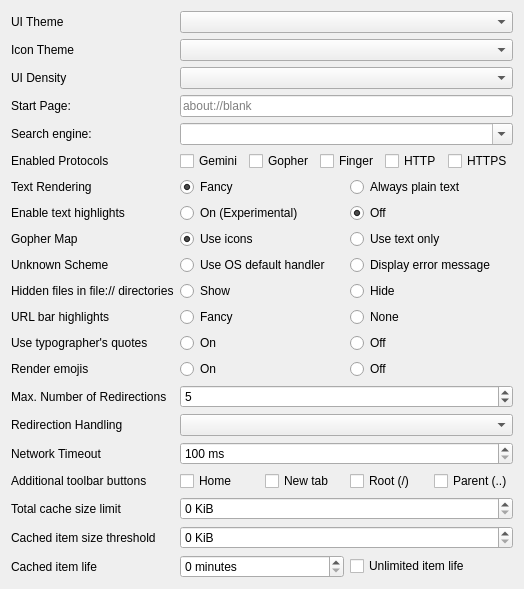
     <widget class="QWidget" name="generic">
      <attribute name="icon">
       <iconset theme="settings">
        <normaloff>.</normaloff>.</iconset>
      </attribute>
      <attribute name="title">
       <string>Generic</string>
      </attribute>
      <layout class="QFormLayout" name="formLayout">
       <item row="0" column="0">
        <widget class="QLabel" name="label_15">
         <property name="text">
          <string>UI Theme</string>
         </property>
        </widget>
       </item>
       <item row="0" column="1">
        <widget class="QComboBox" name="ui_theme"/>
       </item>
       <item row="1" column="0">
        <widget class="QLabel" name="label_34">
         <property name="text">
          <string>Icon Theme</string>
         </property>
        </widget>
       </item>
       <item row="1" column="1">
        <widget class="QComboBox" name="icon_theme"/>
       </item>
       <item row="2" column="0">
        <widget class="QLabel" name="label_1">
         <property name="text">
          <string>UI Density</string>
         </property>
        </widget>
       </item>
       <item row="2" column="1">
        <widget class="QComboBox" name="ui_density"/>
       </item>

       <item row="3" column="0">
        <widget class="QLabel" name="label_14">
         <property name="text">
          <string>Start Page:</string>
         </property>
        </widget>
       </item>
       <item row="3" column="1">
        <widget class="QLineEdit" name="start_page">
         <property name="placeholderText">
          <string>about://blank</string>
         </property>
        </widget>
       </item>
       <item row="4" column="0">
        <widget class="QLabel" name="label_40">
         <property name="text">
          <string>Search engine:</string>
         </property>
        </widget>
       </item>
       <item row="4" column="1">
        <widget class="QComboBox" name="search_engine">
         <property name="editable">
          <bool>true</bool>
         </property>
        </widget>
       </item>
       <item row="5" column="0">
        <widget class="QLabel" name="label_16">
         <property name="text">
          <string>Enabled Protocols</string>
         </property>
        </widget>
       </item>
       <item row="5" column="1">
        <layout class="QHBoxLayout" name="horizontalLayout">
         <item>
          <widget class="QCheckBox" name="enable_gemini">
           <property name="text">
            <string>Gemini</string>
           </property>
          </widget>
         </item>
         <item>
          <widget class="QCheckBox" name="enable_gopher">
           <property name="enabled">
            <bool>true</bool>
           </property>
           <property name="text">
            <string>Gopher</string>
           </property>
          </widget>
         </item>
         <item>
          <widget class="QCheckBox" name="enable_finger">
           <property name="enabled">
            <bool>true</bool>
           </property>
           <property name="text">
            <string>Finger</string>
           </property>
          </widget>
         </item>
         <item>
          <widget class="QCheckBox" name="enable_http">
           <property name="text">
            <string>HTTP</string>
           </property>
          </widget>
         </item>
         <item>
          <widget class="QCheckBox" name="enable_https">
           <property name="text">
            <string>HTTPS</string>
           </property>
          </widget>
         </item>
        </layout>
       </item>
       <item row="6" column="0">
        <widget class="QLabel" name="label_19">
         <property name="text">
          <string>Text Rendering</string>
         </property>
        </widget>
       </item>
       <item row="6" column="1">
        <layout class="QHBoxLayout" name="horizontalLayout_5">
         <item>
          <widget class="QRadioButton" name="fancypants_on">
           <property name="text">
            <string>Fancy</string>
           </property>
           <property name="checked">
            <bool>true</bool>
           </property>
           <attribute name="buttonGroup">
            <string notr="true">textRenderingBtnGroup</string>
           </attribute>
          </widget>
         </item>
         <item>
          <widget class="QRadioButton" name="fancypants_off">
           <property name="text">
            <string>Always plain text</string>
           </property>
           <attribute name="buttonGroup">
            <string notr="true">textRenderingBtnGroup</string>
           </attribute>
          </widget>
         </item>
        </layout>
       </item>
       <item row="7" column="0">
        <widget class="QLabel" name="label_18">
         <property name="text">
          <string>Enable text highlights</string>
         </property>
        </widget>
       </item>
       <item row="7" column="1">
        <layout class="QHBoxLayout" name="horizontalLayout_3">
         <item>
          <widget class="QRadioButton" name="texthl_on">
           <property name="text">
            <string>On (Experimental)</string>
           </property>
           <attribute name="buttonGroup">
            <string notr="true">textHighlightsBtnGroup</string>
           </attribute>
          </widget>
         </item>
         <item>
          <widget class="QRadioButton" name="texthl_off">
           <property name="text">
            <string>Off</string>
           </property>
           <property name="checked">
            <bool>true</bool>
           </property>
           <attribute name="buttonGroup">
            <string notr="true">textHighlightsBtnGroup</string>
           </attribute>
          </widget>
         </item>
        </layout>
       </item>
       <item row="8" column="0">
        <widget class="QLabel" name="label_20">
         <property name="text">
          <string>Gopher Map</string>
         </property>
        </widget>
       </item>
       <item row="8" column="1">
        <layout class="QHBoxLayout" name="horizontalLayout_4">
         <item>
          <widget class="QRadioButton" name="gophermap_icon">
           <property name="text">
            <string>Use icons</string>
           </property>
           <property name="checked">
            <bool>true</bool>
           </property>
           <attribute name="buttonGroup">
            <string notr="true">gophermapBtnGroup</string>
           </attribute>
          </widget>
         </item>
         <item>
          <widget class="QRadioButton" name="gophermap_text">
           <property name="text">
            <string>Use text only</string>
           </property>
           <attribute name="buttonGroup">
            <string notr="true">gophermapBtnGroup</string>
           </attribute>
          </widget>
         </item>
        </layout>
       </item>
       <item row="9" column="0">
        <widget class="QLabel" name="label_22">
         <property name="text">
          <string>Unknown Scheme</string>
         </property>
        </widget>
       </item>
       <item row="9" column="1">
        <layout class="QHBoxLayout" name="horizontalLayout_7">
         <item>
          <widget class="QRadioButton" name="scheme_os_default">
           <property name="text">
            <string>Use OS default handler</string>
           </property>
           <attribute name="buttonGroup">
            <string notr="true">buttonGroup</string>
           </attribute>
          </widget>
         </item>
         <item>
          <widget class="QRadioButton" name="scheme_error">
           <property name="text">
            <string>Display error message</string>
           </property>
           <attribute name="buttonGroup">
            <string notr="true">buttonGroup</string>
           </attribute>
          </widget>
         </item>
        </layout>
       </item>
       <item row="10" column="0">
        <widget class="QLabel" name="label_23">
         <property name="text">
          <string>Hidden files in file:// directories</string>
         </property>
        </widget>
       </item>
       <item row="10" column="1">
        <layout class="QHBoxLayout" name="horizontalLayout_8">
         <item>
          <widget class="QRadioButton" name="show_hidden_files">
           <property name="text">
            <string>Show</string>
           </property>
           <attribute name="buttonGroup">
            <string notr="true">hiddenFilesBtnGroup</string>
           </attribute>
          </widget>
         </item>
         <item>
          <widget class="QRadioButton" name="hide_hidden_files">
           <property name="text">
            <string>Hide</string>
           </property>
           <attribute name="buttonGroup">
            <string notr="true">hiddenFilesBtnGroup</string>
           </attribute>
          </widget>
         </item>
        </layout>
       </item>
       <item row="11" column="0">
        <widget class="QLabel" name="label_24">
         <property name="text">
          <string>URL bar highlights</string>
         </property>
        </widget>
       </item>
       <item row="11" column="1">
        <layout class="QHBoxLayout" name="horizontalLayout_9">
         <item>
          <widget class="QRadioButton" name="urlbarhl_fancy">
           <property name="text">
            <string>Fancy</string>
           </property>
           <attribute name="buttonGroup">
            <string notr="true">urlbarBtnGroup</string>
           </attribute>
          </widget>
         </item>
         <item>
          <widget class="QRadioButton" name="urlbarhl_none">
           <property name="text">
            <string>None</string>
           </property>
           <attribute name="buttonGroup">
            <string notr="true">urlbarBtnGroup</string>
           </attribute>
          </widget>
         </item>
        </layout>
       </item>
       <item row="12" column="0">
        <widget class="QLabel" name="label_39">
         <property name="text">
          <string>Use typographer's quotes</string>
         </property>
         <property name="toolTip">
          <string>Replace single and double quotes with curly typographer quotes.</string>
         </property>
        </widget>
       </item>
       <item row="12" column="1">
        <layout class="QHBoxLayout" name="horizontalLayout_10">
         <item>
          <widget class="QRadioButton" name="fancyquotes_on">
           <property name="text">
            <string>On</string>
           </property>
           <attribute name="buttonGroup">
            <string notr="true">quotesBtnGroup</string>
           </attribute>
          </widget>
         </item>
         <item>
          <widget class="QRadioButton" name="fancyquotes_off">
           <property name="text">
            <string>Off</string>
           </property>
           <attribute name="buttonGroup">
            <string notr="true">quotesBtnGroup</string>
           </attribute>
          </widget>
         </item>
        </layout>
       </item>
       <item row="13" column="0">
        <widget class="QLabel" name="emojis_label">
         <property name="text">
          <string>Render emojis</string>
         </property>
         <property name="toolTip">
          <string>Whether to render emojis in a page.</string>
         </property>
        </widget>
       </item>
       <item row="13" column="1">
        <layout class="QHBoxLayout" name="horizontalLayout_17">
         <item>
          <widget class="QRadioButton" name="emojis_on">
           <property name="text">
            <string>On</string>
           </property>
           <attribute name="buttonGroup">
            <string notr="true">emojisBtnGroup</string>
           </attribute>
          </widget>
         </item>
         <item>
          <widget class="QRadioButton" name="emojis_off">
           <property name="text">
            <string>Off</string>
           </property>
           <attribute name="buttonGroup">
            <string notr="true">emojisBtnGroup</string>
           </attribute>
          </widget>
         </item>
        </layout>
       </item>
       <item row="14" column="0">
        <widget class="QLabel" name="label_26">
         <property name="text">
          <string>Max. Number of Redirections</string>
         </property>
        </widget>
       </item>
       <item row="14" column="1">
        <widget class="QSpinBox" name="max_redirects">
         <property name="value">
          <number>5</number>
         </property>
        </widget>
       </item>
       <item row="15" column="0">
        <widget class="QLabel" name="label_27">
         <property name="text">
          <string>Redirection Handling</string>
         </property>
        </widget>
       </item>
       <item row="15" column="1">
        <widget class="QComboBox" name="redirection_mode"/>
       </item>
       <item row="16" column="0">
        <widget class="QLabel" name="label_28">
         <property name="text">
          <string>Network Timeout</string>
         </property>
        </widget>
       </item>
       <item row="16" column="1">
        <widget class="QSpinBox" name="network_timeout">
         <property name="suffix">
          <string> ms</string>
         </property>
         <property name="minimum">
          <number>100</number>
         </property>
         <property name="maximum">
          <number>90000</number>
         </property>
        </widget>
       </item>
       <item row="17" column="0">
        <widget class="QLabel" name="label_29">
         <property name="text">
          <string>Additional toolbar buttons</string>
         </property>
        </widget>
       </item>
       <item row="17" column="1">
        <layout class="QHBoxLayout" name="horizontalLayout_99">
         <item>
          <widget class="QCheckBox" name="enable_home_btn">
           <property name="text">
            <string>Home</string>
           </property>
          </widget>
         </item>
         <item>
          <widget class="QCheckBox" name="enable_newtab_btn">
           <property name="text">
            <string>New tab</string>
           </property>
          </widget>
         </item>
         <item>
          <widget class="QCheckBox" name="enable_root_btn">
           <property name="text">
            <string>Root (/)</string>
           </property>
          </widget>
         </item>
         <item>
          <widget class="QCheckBox" name="enable_parent_btn">
           <property name="text">
            <string>Parent (..)</string>
           </property>
          </widget>
         </item>
        </layout>
       </item>
       <item row="18" column="0">
        <widget class="QLabel" name="label_30">
         <property name="text">
          <string>Total cache size limit</string>
         </property>
         <property name="toolTip">
          <string>The total amount of memory that can be occupied by cached items. Set to zero to disable in-memory caching.</string>
         </property>
        </widget>
       </item>
       <item row="18" column="1">
        <widget class="QSpinBox" name="cache_limit">
         <property name="suffix">
          <string> KiB</string>
         </property>
         <property name="minimum">
          <number>0</number>
         </property>
         <property name="maximum">
          <number>4000000</number>
         </property>
        </widget>
       </item>

       <item row="19" column="0">
        <widget class="QLabel" name="label_31">
         <property name="text">
          <string>Cached item size threshold</string>
         </property>
         <property name="toolTip">
          <string>Items which are below this threshold are cached in memory. Any above are simply discarded.</string>
         </property>
        </widget>
       </item>
       <item row="19" column="1">
        <widget class="QSpinBox" name="cache_threshold">
         <property name="suffix">
          <string> KiB</string>
         </property>
         <property name="minimum">
          <number>0</number>
         </property>
         <property name="maximum">
          <number>102400</number>
         </property>
        </widget>
       </item>

       <item row="20" column="0">
        <widget class="QLabel" name="label_31">
         <property name="text">
          <string>Cached item life</string>
         </property>
         <property name="toolTip">
          <string>How long cached items last before they are expired and require a reload.</string>
         </property>
        </widget>
       </item>
       <item row="20" column="1">
        <layout class="QHBoxLayout" name="horizontalLayout_25">
         <item>
          <widget class="QSpinBox" name="cache_life">
           <property name="suffix">
            <string> minutes</string>
           </property>
           <property name="minimum">
            <number>0</number>
           </property>
           <property name="maximum">
            <number>8760</number>
           </property>
          </widget>
         </item>
         <item>
          <widget class="QCheckBox" name="enable_unlimited_cache_life">
           <property name="text">
            <string>Unlimited item life</string>
           </property>
           <property name="toolTip">
            <string>Sets cached items to be unexpirable. Items will only be removed if the cache is full.</string>
           </property>
          </widget>
         </item>
        </layout>
       </item>

      </layout>
     </widget>
